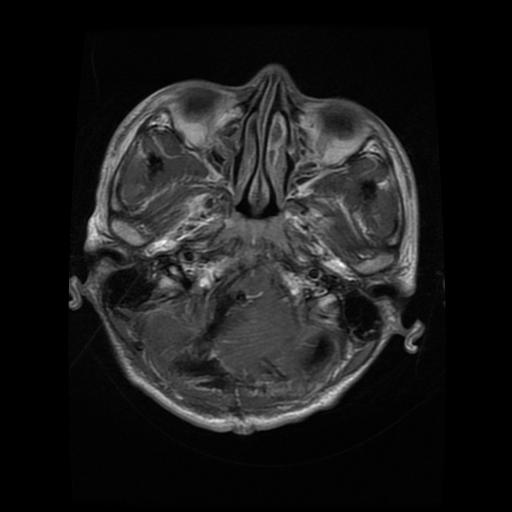
#> input picture data/BinaryBrainTumorDataset/Testing/yes/glioma_Te-gl_0083.jpg, 512 x 512 px, found by its file name
$ python check_rgb.py
#> lines starting #> are read from the running program, lines starting #| are printed output that depends on the picture
import cv2
import os
import numpy as np

DATASET_DIR = "../data/PreprocessedBinaryBrainTumorDataset2"
ALLOWED_EXTENSIONS = ('.png', '.jpg', '.jpeg', '.tiff')
OUTPUT_FILE = "image_analysis.txt"

def analyze_color_channels(img, filename):
    """Analyze color channels to determine if RGB or BGR"""
    if len(img.shape) == 2:
        return "GRAYSCALE"

    if img.shape[2] != 3:
        return f"UNKNOWN ({img.shape[2]} channels)"

    # Calculate mean values for each channel
    b_mean = np.mean(img[:,:,0])
    g_mean = np.mean(img[:,:,1])
    r_mean = np.mean(img[:,:,2])

    # Check if all channels are identical (grayscale stored as RGB)
    if np.allclose(img[:,:,0], img[:,:,1]) and np.allclose(img[:,:,1], img[:,:,2]):
        return "GRAYSCALE_AS_RGB"

    # Check channel statistics
    channel_diff = np.max([b_mean, g_mean, r_mean]) - np.min([b_mean, g_mean, r_mean])

    return f"3-channel (B:{b_mean:.1f}, G:{g_mean:.1f}, R:{r_mean:.1f}, diff:{channel_diff:.1f})"

def check_opencv_default():
    """Check OpenCV's default color space"""
    test_img = np.zeros((100, 100, 3), dtype=np.uint8)
    test_img[:, :, 0] = 255  # Set first channel to red

    cv2.imwrite("test_color.jpg", test_img)
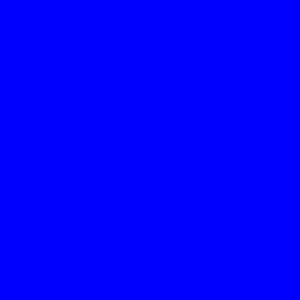
#> saved as test_color.jpg: shape (100, 100, 3) (shown 3 times larger); mean B, G, R 255, 0, 0
    reloaded = cv2.imread("test_color.jpg")

    if np.mean(reloaded[:,:,2]) > np.mean(reloaded[:,:,0]):
        color_order = "BGR (OpenCV default)"
    else:
        color_order = "RGB"

    os.remove("test_color.jpg")
    return color_order

# Initialize counters
stats = {
    'total_images': 0,
    'grayscale': 0,
    'grayscale_as_rgb': 0,
    'true_rgb': 0,
    'unreadable': 0,
    'shapes': {},
    'formats': {},
    'by_category': {}
}

with open(OUTPUT_FILE, "w") as out:
    out.write(f"OpenCV default color order: {check_opencv_default()}\n")
    out.write("="*70 + "\n")
    out.write("COMPREHENSIVE IMAGE ANALYSIS\n")
    out.write("="*70 + "\n")

    for split in ["Training", "Testing"]:
        for category in ["yes", "no"]:
            folder = os.path.join(DATASET_DIR, split, category)
            if not os.path.exists(folder):
                out.write(f"Folder not found: {folder}\n")
                continue

            out.write(f"\n{'='*50}\n")
            out.write(f"ANALYZING: {split}/{category}\n")
            out.write(f"{'='*50}\n")

            category_stats = {
                'total': 0,
                'grayscale': 0,
                'grayscale_as_rgb': 0,
                'true_rgb': 0,
                'unreadable': 0
            }

            for fname in sorted(os.listdir(folder)):
                if fname.lower().endswith(ALLOWED_EXTENSIONS):
                    img_path = os.path.join(folder, fname)
                    img = cv2.imread(img_path)
#> img is the input picture: shape (512, 512, 3); min 0, max 255, mean 27.6

                    stats['total_images'] += 1
                    category_stats['total'] += 1

                    if img is not None:
                        color_info = analyze_color_channels(img, fname)
#> in analyze_color_channels, `b_mean = np.mean(img[:,:,0])`: b_mean = 27.59
#> color_info = 'GRAYSCALE_AS_RGB'
                        shape_str = f"{img.shape}"
#> shape_str = '(512, 512, 3)'

                        # Update statistics
                        if shape_str not in stats['shapes']:
                            stats['shapes'][shape_str] = 0
                        stats['shapes'][shape_str] += 1

                        ext = os.path.splitext(fname)[1].lower()
                        if ext not in stats['formats']:
                            stats['formats'][ext] = 0
                        stats['formats'][ext] += 1

                        if "GRAYSCALE_AS_RGB" in color_info:
                            stats['grayscale_as_rgb'] += 1
                            category_stats['grayscale_as_rgb'] += 1
                        elif "GRAYSCALE" in color_info:
                            stats['grayscale'] += 1
                            category_stats['grayscale'] += 1
                        elif "3-channel" in color_info:
                            stats['true_rgb'] += 1
                            category_stats['true_rgb'] += 1

                        out.write(f"{fname}: {shape_str}, {color_info}\n")
                    else:
                        stats['unreadable'] += 1
                        category_stats['unreadable'] += 1
                        out.write(f"{fname}: COULD NOT BE READ\n")

            # Category summary
            out.write(f"\nSUMMARY for {split}/{category}:\n")
            out.write(f"  Total files: {category_stats['total']}\n")
            out.write(f"  Grayscale: {category_stats['grayscale']}\n")
            out.write(f"  Grayscale as RGB: {category_stats['grayscale_as_rgb']}\n")
            out.write(f"  True RGB: {category_stats['true_rgb']}\n")
            out.write(f"  Unreadable: {category_stats['unreadable']}\n")

            stats['by_category'][f"{split}/{category}"] = category_stats

    # Overall summary
    out.write(f"\n{'='*70}\n")
    out.write("OVERALL ANALYSIS SUMMARY\n")
    out.write(f"{'='*70}\n")
    out.write(f"Total images processed: {stats['total_images']}\n")
    out.write(f"Grayscale images: {stats['grayscale']} ({stats['grayscale']/stats['total_images']*100:.1f}%)\n")
    out.write(f"Grayscale as RGB: {stats['grayscale_as_rgb']} ({stats['grayscale_as_rgb']/stats['total_images']*100:.1f}%)\n")
    out.write(f"True RGB images: {stats['true_rgb']} ({stats['true_rgb']/stats['total_images']*100:.1f}%)\n")
    out.write(f"Unreadable images: {stats['unreadable']} ({stats['unreadable']/stats['total_images']*100:.1f}%)\n")

    out.write(f"\nImage shapes found:\n")
    for shape, count in sorted(stats['shapes'].items()):
        out.write(f"  {shape}: {count} images ({count/stats['total_images']*100:.1f}%)\n")

    out.write(f"\nFile formats found:\n")
    for fmt, count in sorted(stats['formats'].items()):
        out.write(f"  {fmt}: {count} images ({count/stats['total_images']*100:.1f}%)\n")

    out.write(f"\nRecommendations:\n")
    if stats['grayscale_as_rgb'] > stats['true_rgb']:
        out.write("  - Most images are grayscale stored as 3-channel\n")
        out.write("  - Consider converting to true grayscale for efficiency\n")
        out.write("  - Use cv2.cvtColor(img, cv2.COLOR_BGR2GRAY) in preprocessing\n")
    elif stats['true_rgb'] > 0:
        out.write("  - Dataset contains true RGB images\n")
        out.write("  - Keep RGB format for better feature representation\n")
        out.write("  - Use cv2.cvtColor(img, cv2.COLOR_BGR2RGB) for matplotlib/PIL compatibility\n")

    if stats['unreadable'] > 0:
        out.write(f"  - {stats['unreadable']} images could not be read - check file corruption\n")

print(f"Comprehensive analysis completed. Results written to {OUTPUT_FILE}")
print(f"Total images analyzed: {stats['total_images']}")
print(f"Grayscale as RGB: {stats['grayscale_as_rgb']}")
print(f"True RGB: {stats['true_rgb']}")
print(f"Pure Grayscale: {stats['grayscale']}")
